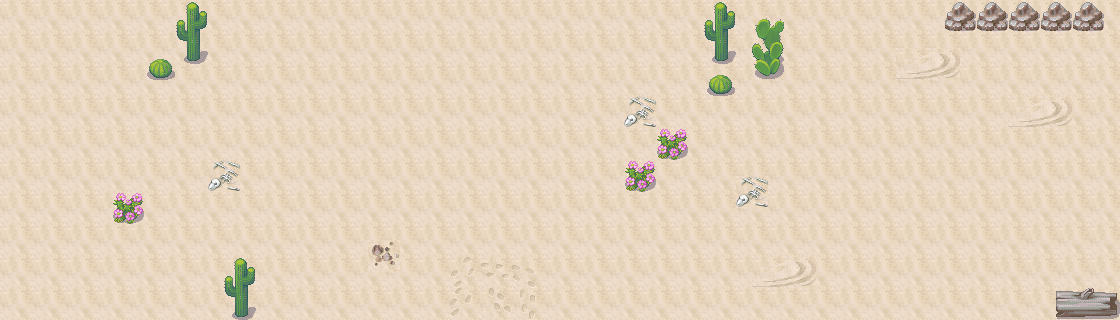

Below is a game level as drawn by its tile map, then a one-line description and the .tmx that defines it (tile-layer data replaced by summaries):
An orthogonal 70x20 tile map with 16x16 px tiles, 2 tile layers (background, first), 1 hidden layer not drawn, 2 tilesets and 15 objects (9x barrier, 4x semi-transparent, 2x entrance).

<map version="1.0" orientation="orthogonal" width="70" height="20" tilewidth="16" tileheight="16">
 <properties>
  <property name="sence-type" value="field" />
 </properties>
 <tileset firstgid="1" name="006-Desert01" tilewidth="16" tileheight="16">
  <image source="006-Desert01.png" width="256" height="608" />
 </tileset>
 <tileset firstgid="609" name="barrier-mask4" tilewidth="16" tileheight="16">
  <image source="barrier-mask4.png" width="64" height="64" />
 </tileset>
 <layer name="background" width="70" height="20">
  <data>[1400 cells, 1400 non-empty, 4 distinct tile ids]</data>
 </layer>
 <layer name="first" width="70" height="20">
  <data>[1400 cells, 180 non-empty, 93 distinct tile ids]</data>
 </layer>
 <layer name="meta" width="70" height="20" visible="0">
  <data>[1400 cells, 60 non-empty, 1 distinct tile ids]</data>
 </layer>
 <objectgroup name="entrances" width="70" height="20" visible="0">
  <object name="desert-1-east" type="entrance" x="1120" y="0" width="32" height="272">
   <properties>
    <property name="dest" value="forest-1-west" />
   </properties>
  </object>
  <object name="desert-1-west" type="entrance" x="-32" y="0" width="32" height="320">
   <properties>
    <property name="dest" value="desert-2-east" />
   </properties>
  </object>
 </objectgroup>
 <objectgroup name="barriers" width="70" height="20" visible="0">
  <object type="barrier" x="944" y="0" width="160" height="32" />
  <object type="barrier" x="1056" y="272" width="64" height="48" />
  <object type="barrier" x="704" y="32" width="32" height="64" />
  <object type="barrier" x="736" y="48" width="48" height="32" />
  <object type="barrier" x="144" y="48" width="32" height="32" />
  <object type="barrier" x="176" y="32" width="32" height="32" />
  <object type="barrier" x="224" y="288" width="32" height="32" />
  <object type="barrier" x="0" y="-16" width="1120" height="16" />
  <object type="barrier" x="0" y="320" width="1120" height="16" />
 </objectgroup>
 <objectgroup name="semi-transparents" width="70" height="20" visible="0">
  <object type="semi-transparent" x="176" y="0" width="32" height="32" />
  <object type="semi-transparent" x="224" y="256" width="32" height="32" />
  <object type="semi-transparent" x="704" y="0" width="32" height="32" />
  <object type="semi-transparent" x="752" y="16" width="32" height="32" />
 </objectgroup>
</map>
